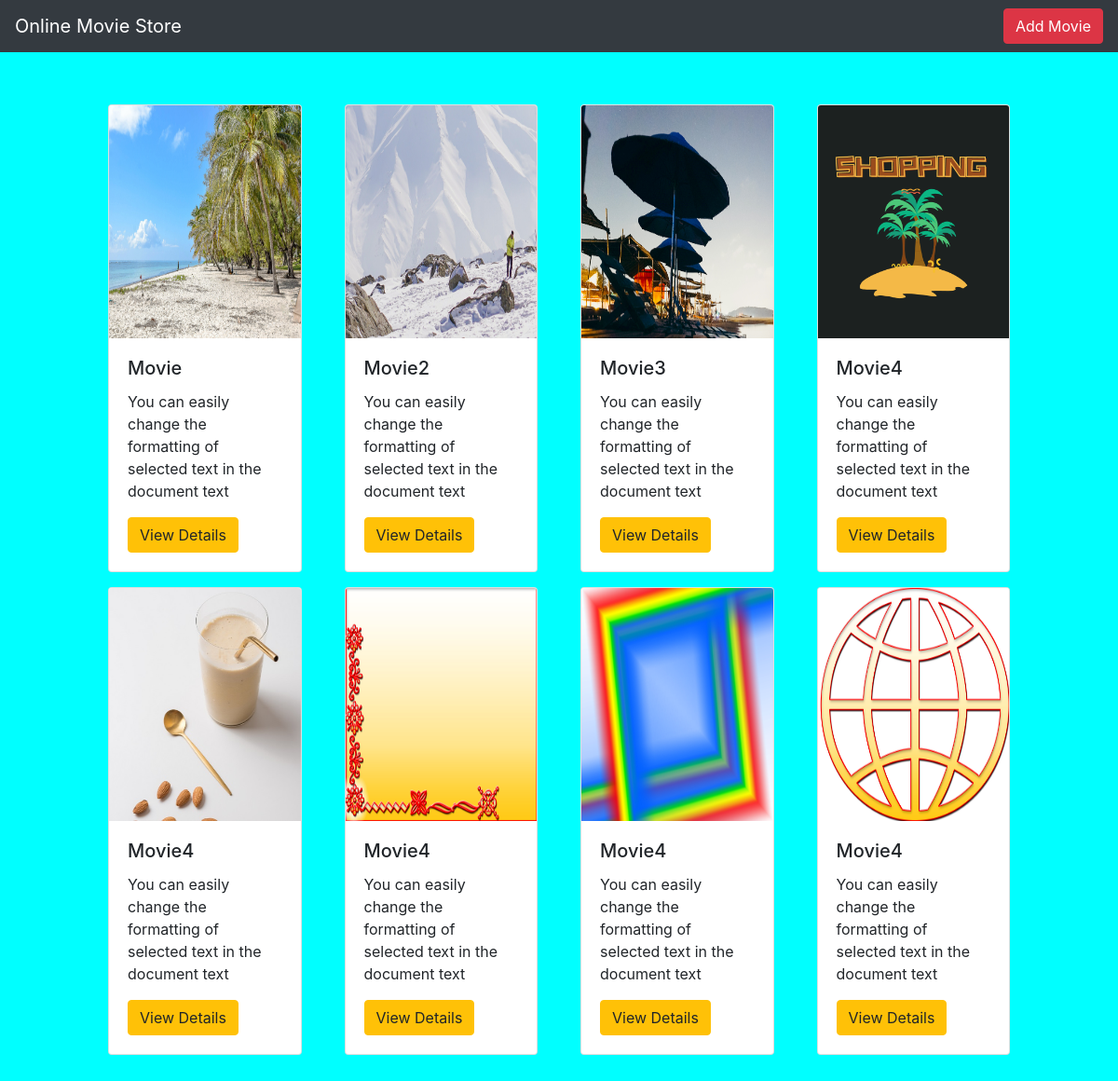
The page / on the database its author committed.
### movieapp/models.py (models this page shows, shortened)
class Movie(models.Model):
    name=models.CharField(max_length=250)
    desc=models.TextField()
    year=models.IntegerField()
    img=models.ImageField(upload_to='gallery')

### movieapp/views.py (the view)
# urls.py: path('',views.index,name='index'),
def index(request):
    movie=Movie.objects.all()
    context={
        'movie_list':movie
    }
    return render(request,'index.html',context)

### templates/index.html
{% extends 'base.html' %}
{% block body %}
    <div class="container">
        <div class="row m-5">
             {% for i in movie_list %}
                <div class="col-md-3">
                    <div class="card m-2">
                        <img src="{{i.img.url}}" class="card-img-top" alt="" height="250">
                        <div class="card-body">
                        <h5 class="card-title">{{i.name}}</h5>
                        <p class="card-text">{{i.desc}}</p>
                        <a class="btn btn-warning"  href="{% url 'movieapp:detail' i.id %}">View Details</a>
                    </div>
                    </div>
                </div>
            {% endfor %}
        </div>
    </div>
{% endblock %}

### templates/base.html (shortened to what this page needs)
{% load static %}
<!DOCTYPE html>
<html lang="en">
<head>
    <link rel="stylesheet" href="https://cdn.jsdelivr.net/npm/bootstrap@4.6.2/dist/css/bootstrap.min.css">
    <link rel="stylesheet" href="{% static 'style.css' %}">
</head>
<body>
<nav class="navbar navbar-dark bg-dark">
  <a class="navbar-brand" href="#">
    Online Movie Store
  </a>
  <a class="btn btn-danger" href="{% url 'movieapp:add_movie' %}">Add Movie</a>
</nav>
{% block body %}
{% endblock %}
</body>
</html>

### static/style.css (style rules this page uses)
body { background-color:aqua; }

### rows shown on the page
Movie: img (picture), name "Movie", desc "You can easily change the formatting of selected text in the document text"
Movie: img (picture), name "Movie2", desc "You can easily change the formatting of selected text in the document text"
Movie: img (picture), name "Movie3", desc "You can easily change the formatting of selected text in the document text"
Movie: img (picture), name "Movie4", desc "You can easily change the formatting of selected text in the document text"
Movie: img (picture), name "Movie4", desc "You can easily change the formatting of selected text in the document text"
Movie: img (picture), name "Movie4", desc "You can easily change the formatting of selected text in the document text"
Movie: img (picture), name "Movie4", desc "You can easily change the formatting of selected text in the document text"
Movie: img (picture), name "Movie4", desc "You can easily change the formatting of selected text in the document text"
